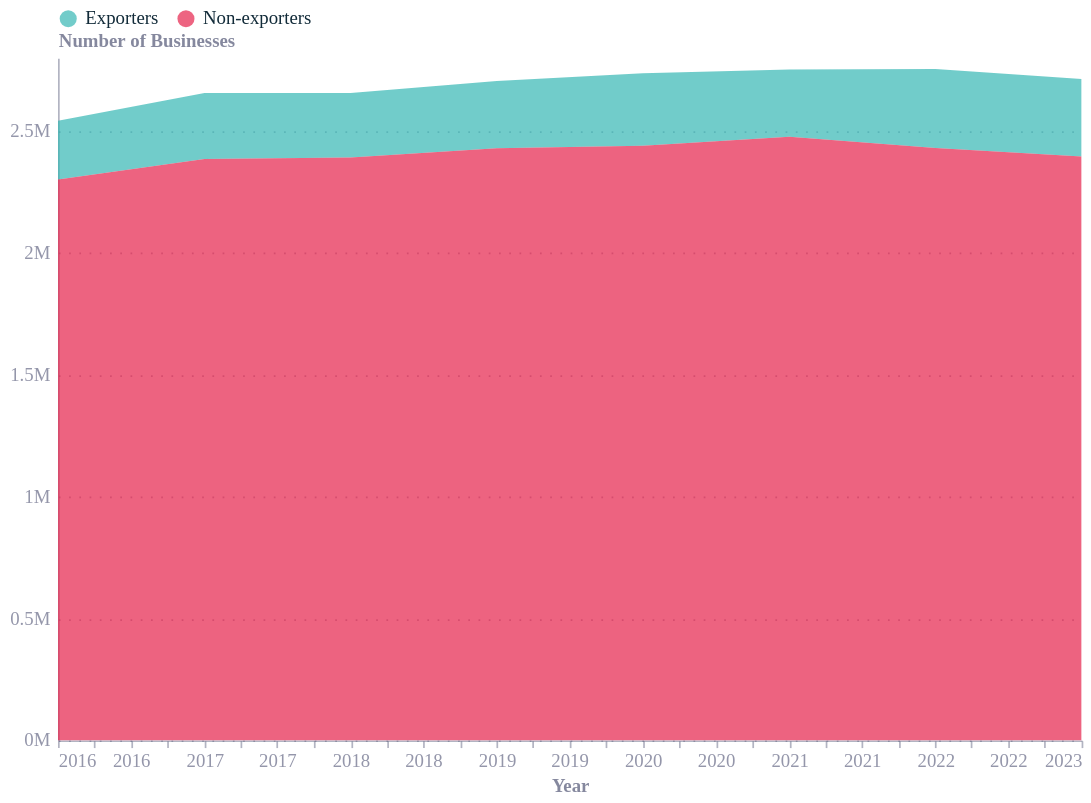

The notebook cell saved with this chart:
### Code cell
exp_filtered = exp[exp['variable'].isin(['Exporters', 'Non-exporters'])]

chart_exp = alt.Chart(exp_filtered).mark_area(opacity=0.7).encode(
    x=alt.X('year:T', timeUnit='year', title='Year',
            axis=alt.Axis(format='%Y', tickMinStep=1, labelAngle=0)),
    y=alt.Y('value:Q', title='Number of Businesses', axis=alt.Axis(format='~s')),
    color=alt.Color('variable:N', title=None, legend=alt.Legend(orient='top'))
).properties(
    width=600,
    height=400
).interactive()

chart_exp.show()

chart_exp.save('exporting_businesses_chart.png', scale_factor=2.0)

### Figure 1 — Vega-Lite specification as saved in the notebook (floating-point values rounded to 4 significant figures)
{"config": {"font": "Circular Std", "text": {"color": "#676A86", "align": "left", "baseline": "middle", "dx": 7, "dy": 0, "fontSize": 11}, "view": {"stroke": null, "continuousWidth": 400, "continuousHeight": 300, "discreteWidth": 400, "discreteHeight": 300}, "range": {"category": ["#36B7B4", "#E6224B", "#F4C245", "#0063AF", "#00A767", "#179FDB", "#EB5C2E"], "diverging": ["#E6224B", "#E54753", "#C9C9C9", "#179FDB", "#122B39"], "heatmap": ["#C9C9C9", "#179FDB", "#0063AF", "#122B39"], "ordinal": ["#00A767", "#36B7B4", "#179FDB", "#0063AF", "#243B5A"]}, "bar": {"color": "#179fdb"}, "line": {"color": "#e6224b"}, "rule": {"color": "#676A86"}, "area": {"opacity": 0.3}, "point": {"filled": true, "size": 80, "color": "#e6224b", "opacity": 0.95}, "geoshape": {"stroke": "white", "strokeWidth": 0.3}, "rect": {"fill": "#d6d4d4", "opacity": 0.3}, "axis": {"labelColor": "#676A86", "labelFontSize": 11, "labelFont": "Circular Std", "labelOpacity": 0.7, "tickColor": "#676A86", "tickOpacity": 0.5, "domainColor": "#676A86", "domainOpacity": 0.5, "gridColor": "#676A86", "gridDash": [2, 2], "gridOpacity": 0.5, "title": null, "titleColor": "#676A86", "titleOpacity": 0.8, "tickSize": 4}, "axisXDiscrete": {"grid": false, "labelAngle": 0, "tickCount": 10, "tickOpacity": 0.5, "title": null}, "axisYDiscrete": {"ticks": false, "labelPadding": 5}, "axisXTemporal": {"grid": false, "ticks": true}, "axisXQuantitative": {"grid": true}, "axisYQuantitative": {"gridColor": "#676A86", "gridDash": [1, 5], "gridOpacity": 0.5, "ticks": false, "labelPadding": 5, "tickCount": 8, "titleAngle": 0, "titleAlign": "left", "titleBaseline": "bottom", "titleX": 0, "titleY": -5}, "title": {"color": "#676A86E6", "subtitleColor": "#676A86", "font": "Circular Std", "subtitleFont": "Circular Std", "anchor": "start", "fontSize": 14, "subtitleFontSize": 12, "subtitlePadding": 4, "offset": 0, "frame": "group"}, "legend": {"titleColor": "#122b39", "title": null, "labelColor": "#122b39", "labelFontSize": 11}}, "data": {"name": "data-ca52f4475d5986f2488a177b0b125cef"}, "mark": {"type": "area", "opacity": 0.7}, "encoding": {"color": {"field": "variable", "legend": {"orient": "top"}, "title": null, "type": "nominal"}, "x": {"axis": {"format": "%Y", "labelAngle": 0, "tickMinStep": 1}, "field": "year", "timeUnit": "year", "title": "Year", "type": "temporal"}, "y": {"axis": {"format": "~s"}, "field": "value", "title": "Number of Businesses", "type": "quantitative"}}, "height": 400, "params": [{"name": "param_2", "select": {"type": "interval", "encodings": ["x", "y"]}, "bind": "scales"}], "width": 600, "$schema": "https://vega.github.io/schema/vega-lite/v5.20.1.json", "datasets": {"data-ca52f4475d5986f2488a177b0b125cef": [{"year": "2016", "variable": "Exporters", "value": 241000.0}, {"year": "2017", "variable": "Exporters", "value": 271000.0}, {"year": "2018", "variable": "Exporters", "value": 265000.0}, {"year": "2019", "variable": "Exporters", "value": 276000.0}, {"year": "2020", "variable": "Exporters", "value": 297000.0}, {"year": "2021", "variable": "Exporters", "value": 276000.0}, {"year": "2022", "variable": "Exporters", "value": 325000.0}, {"year": "2023", "variable": "Exporters", "value": 318000.0}, {"year": "2016", "variable": "Non-exporters", "value": 2301000.0}, {"year": "2017", "variable": "Non-exporters", "value": 2385000.0}, {"year": "2018", "variable": "Non-exporters", "value": 2392000.0}, {"year": "2019", "variable": "Non-exporters", "value": 2430000.0}, {"year": "2020", "variable": "Non-exporters", "value": 2440000.0}, {"year": "2021", "variable": "Non-exporters", "value": 2477000.0}, {"year": "2022", "variable": "Non-exporters", "value": 2430000.0}, {"year": "2023", "variable": "Non-exporters", "value": 2396000.0}]}}
